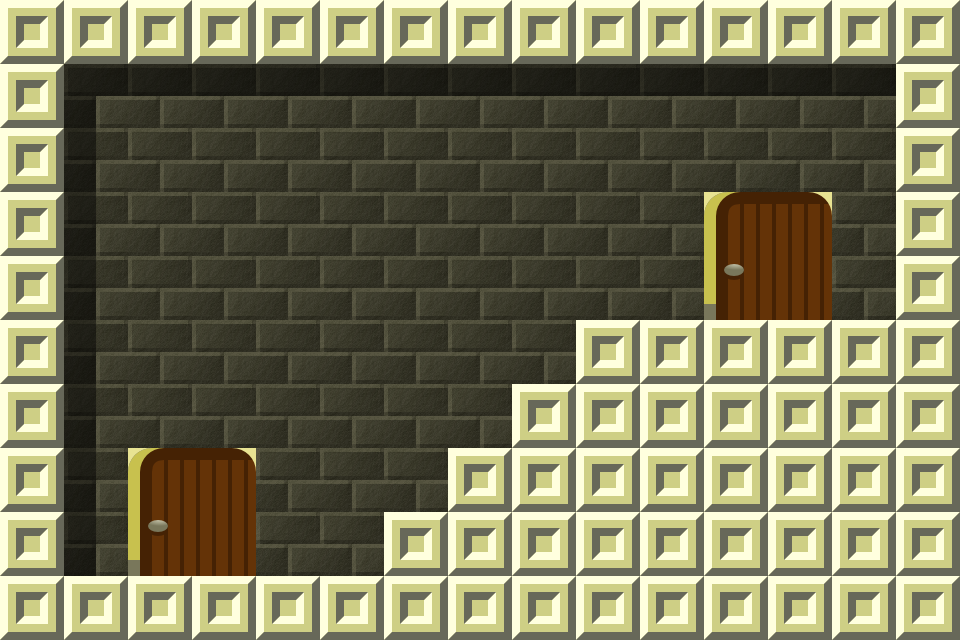

This game map was drawn from its Tiled (.tmx) file and the tilesets committed beside it. A one-line description and the trimmed map source follow:
An orthogonal 15x10 tile map with 64x64 px tiles, 4 tile layers (background, shadows, ground, doors), 4 tilesets and 3 objects (2x Door, Wall).

<map version="1.0" orientation="orthogonal" width="15" height="10" tilewidth="64" tileheight="64">
 <tileset firstgid="1" name="hdblock" tilewidth="64" tileheight="64">
  <image source="hdblock.png" width="64" height="64" />
 </tileset>
 <tileset firstgid="2" name="hdhouse" tilewidth="64" tileheight="64">
  <image source="hdhouse.png" width="1024" height="512" />
 </tileset>
 <tileset firstgid="130" name="hdbrick" tilewidth="64" tileheight="64">
  <image source="hdbrick.png" width="128" height="128" />
 </tileset>
 <tileset firstgid="134" name="hdshadows" tilewidth="64" tileheight="64">
  <image source="hdshadows.png" width="512" height="512" />
 </tileset>
 <layer name="background" width="15" height="10">
  <data>[150 cells, 150 non-empty, 1 distinct tile ids]</data>
 </layer>
 <layer name="shadows" width="15" height="10" opacity="0.49">
  <data>[150 cells, 20 non-empty, 3 distinct tile ids]</data>
 </layer>
 <layer name="ground" width="15" height="10">
  <data>[150 cells, 72 non-empty, 1 distinct tile ids]</data>
 </layer>
 <layer name="doors" width="15" height="10">
  <data>[150 cells, 8 non-empty, 4 distinct tile ids]</data>
 </layer>
 <objectgroup name="Calque d'objets 1" width="15" height="10">
  <object type="Wall" x="64" y="576">
   <polygon points="0,0 320,0 320,-64 384,-64 384,-128 448,-128 448,-192 512,-192 512,-256 832,-256 832,-576 896,-576 896,64 -64,64 -64,-576 832,-576 832,-512 0,-512" />
  </object>
  <object type="Door" x="704" y="192">
   <properties>
    <property name="map" value="doom1" />
    <property name="tx" value="63" />
    <property name="ty" value="11.75" />
   </properties>
   <polygon points="0,0 128,0 128,128 0,128" />
  </object>
  <object type="Door" x="128" y="448">
   <properties>
    <property name="map" value="doom1" />
    <property name="tx" value="57" />
    <property name="ty" value="16" />
   </properties>
   <polygon points="0,0 128,0 128,128 0,128" />
  </object>
 </objectgroup>
</map>
